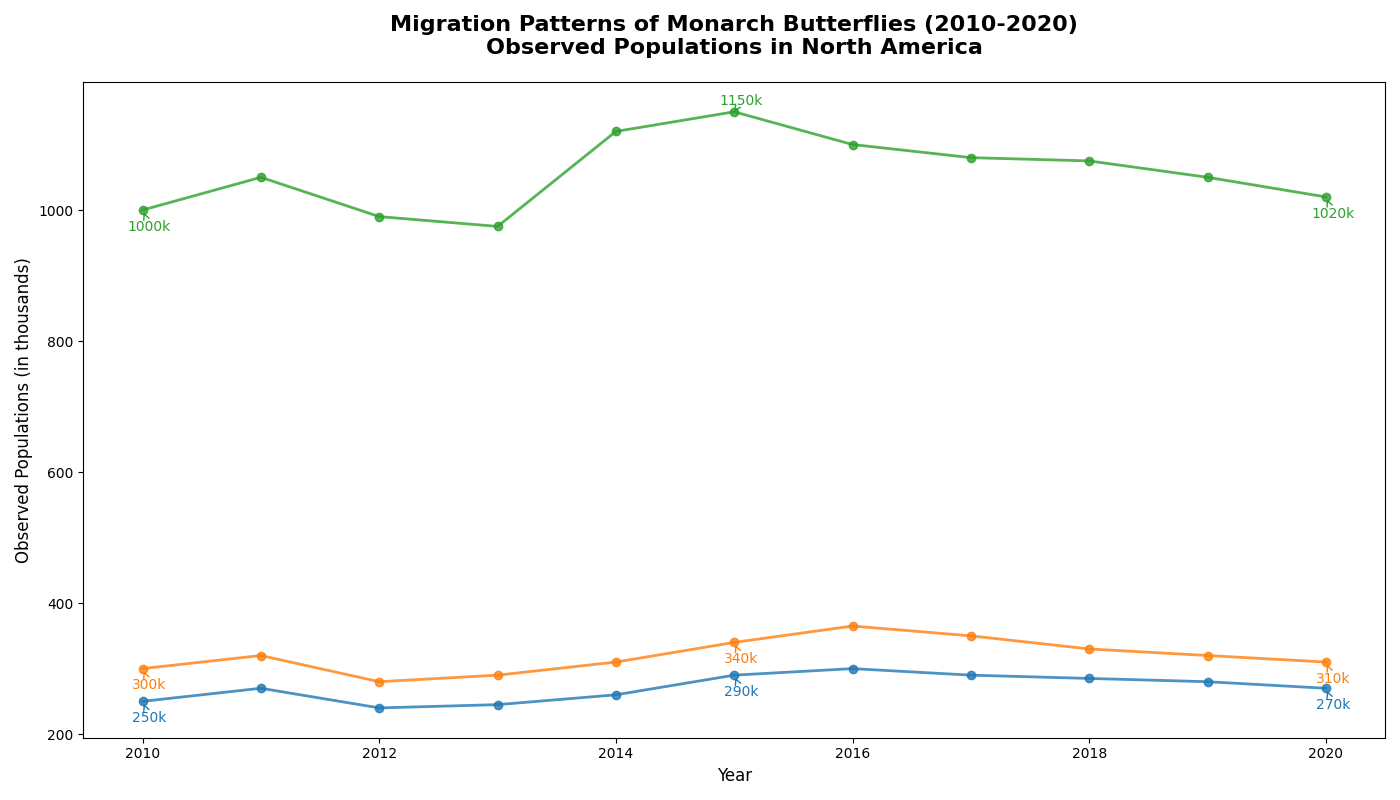

Reproduce this figure in Python.
import matplotlib.pyplot as plt
import numpy as np

years = np.arange(2010, 2021)
populations = {
    'Canada': [300, 320, 280, 290, 310, 340, 365, 350, 330, 320, 310],
    'USA': [1000, 1050, 990, 975, 1120, 1150, 1100, 1080, 1075, 1050, 1020],
    'Mexico': [250, 270, 240, 245, 260, 290, 300, 290, 285, 280, 270]
}

plt.figure(figsize=(14, 8))

# Shuffled colors for each region line
colors = ['#ff7f0e', '#2ca02c', '#1f77b4']

for (region, pops), color in zip(populations.items(), colors):
    plt.plot(years, pops, '-o', color=color, linewidth=2, markersize=6, alpha=0.8)
    
    midpoint_index = len(years) // 2
    key_points = [(years[0], pops[0]), (years[midpoint_index], pops[midpoint_index]), (years[-1], pops[-1])]
    for (year, pop) in key_points:
        plt.annotate(f'{pop}k', xy=(year, pop), xytext=(5, -15 if pop < max(pops) else 5), 
                     textcoords='offset points', arrowprops=dict(arrowstyle='->', color=color), 
                     fontsize=10, color=color, ha='center')

plt.title('Migration Patterns of Monarch Butterflies (2010-2020)\nObserved Populations in North America', 
          fontsize=16, fontweight='bold', pad=20)
plt.xlabel('Year', fontsize=12)
plt.ylabel('Observed Populations (in thousands)', fontsize=12)

plt.tight_layout()
plt.show()
